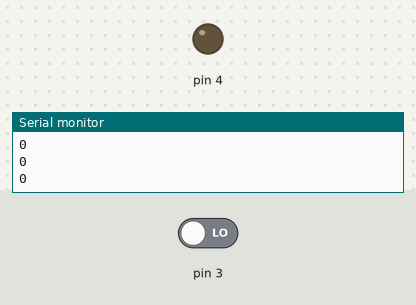
A sketch run on a simulated Arduino Uno, built with avr-gcc and run on an emulated ATmega328P. On the bench: output pins drawn as LEDs (lit = HIGH), the last lines printed to the serial monitor. Dashed ring = blinking. The inputs (shaded band) are chosen by the test bench; at power-on: pin 3 LOW.

Above: at 1.2 s.
1.3 s: pin 3 driven HIGH
At 1.8 s:
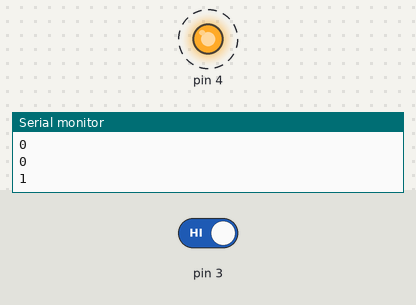
4.3 s: pin 3 driven LOW
At 4.9 s:
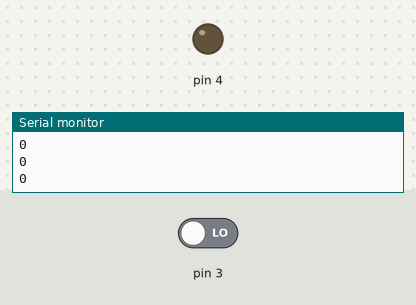
Timing chart, 0 to 7.3 s (numbered marks = the images above; inputs shaded):
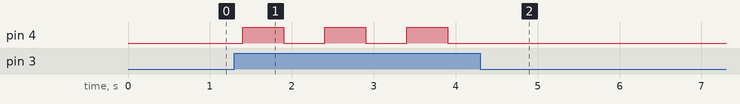

The sketch:

sketch.ino
```cpp
void setup(){
  Serial.begin(9600);
  pinMode(3, INPUT);
  pinMode(4, OUTPUT);
}
int flag = 1;
void loop(){
  int state = digitalRead(3);
  Serial.println(state);
  switch(state){
    case 0:
      digitalWrite(4, 0);
      delay(200);
      flag = 1;
      break;
    case 1:
      if(flag==1){
        digitalWrite(4, 1);
        delay(500);
        digitalWrite(4, 0);
        delay(500);
        digitalWrite(4, 1);
        delay(500);
        digitalWrite(4, 0);
        delay(500);
        digitalWrite(4, 1);
        delay(500);
        digitalWrite(4, 0);
        delay(500);
        flag = 0;
      }

      digitalWrite(4, 1);

      break;

  }
}


// void setup(){
//   Serial.begin(9600);
//   pinMode(3, OUTPUT);
//   pinMode(4, OUTPUT);
//   pinMode(5, OUTPUT);
//   pinMode(6, OUTPUT);

// }
// int num;
// int i=0;
// int bi[4];
// void loop(){

//   switch(i){
//     case 0:
//       bi[0] = 0;
//       bi[1] = 0;
//       bi[2] = 0;
//       bi[3] = 0;
//       break;
//     case 1:
//       bi[0] = 1;
//       bi[1] = 0;
//       bi[2] = 0;
//       bi[3] = 0;
//       break;
//     case 2:
//       bi[0] = 0;
//       bi[1] = 1;
//       bi[2] = 0;
//       bi[3] = 0;
//       break;
//     case 3:
//       bi[0] = 1;
//       bi[1] = 1;
//       bi[2] = 0;
//       bi[3] = 0;
//       break;
//   }

//   digitalWrite(3, bi[0]);
//   digitalWrite(4, bi[1]);
//   digitalWrite(5, bi[2]);
//   digitalWrite(6, bi[3]);
//   delay(500);
//   i++;
//   if(i>3){
//     i = 0;
//   }


// }
```

Measured:
- after the input at 1.3 s, pin 4: alternates HIGH for 0.50 s and LOW for 0.50 s, starting after 0.10 s
- after the input at 4.3 s, pin 4: stays LOW (without the input it goes to HIGH after 0.10 s)
